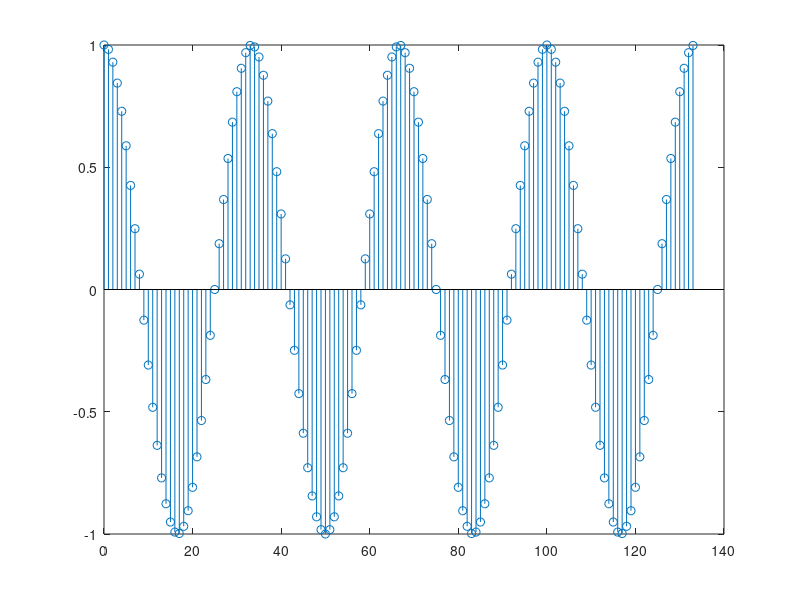

This figure's MATLAB source:
%%Akshat Jethlia     16ucc102

clear all;
close all;

A=1;
f=3000;
Fs=100000;
N=4; %No of cycles
n=0:1:(N*(Fs/f));

X= A*cos(2*pi*n*(f/Fs));

figure;
stem(n,X);